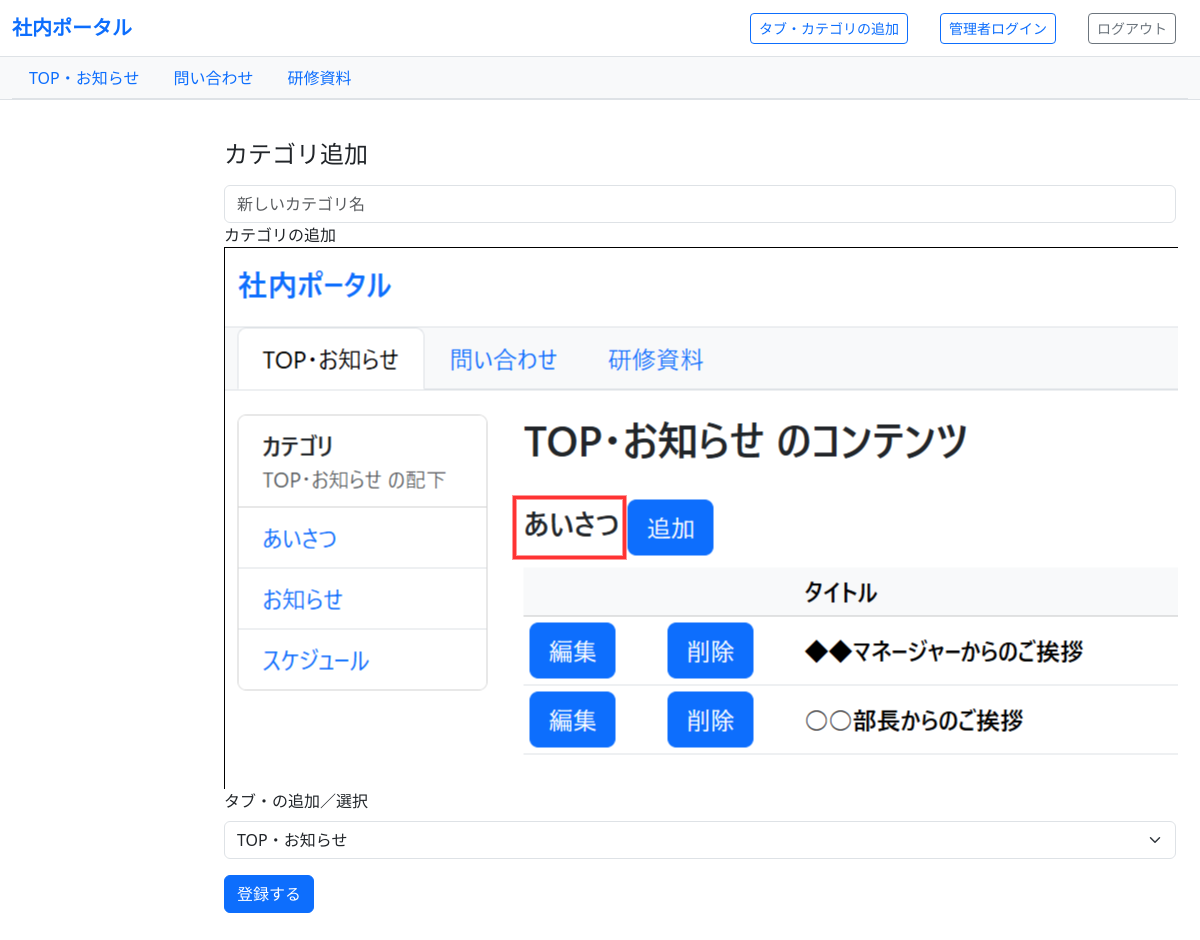
Screenshot of /category_add/ (signed in) with the database file from the repository.
### share/models.py (models this page shows, shortened)
class Category(models.Model):
    id = models.AutoField(primary_key=True)
    name = models.CharField(
        verbose_name="カテゴリ名",
        max_length=100
    )
    parent_id = models.PositiveIntegerField(
        db_column="親カテゴリ",
        null=True, blank=True,
    )
    class Meta:
        db_table = "カテゴリ"
        verbose_name = "カテゴリ"
        verbose_name_plural = "カテゴリ"

### share/views.py (the view)
# urls.py: path("category_add/", views.category_add, name="category_add"),
@login_required_custom
def category_add(request,):
    form = ContentCreateForm()
    template_name = "category_add.html"
    category = None
    top_categories = Category.objects.filter(parent_id__isnull=True)
    if request.method == "POST":
        form = ContentCreateForm(request.POST)
        form.category = category         # ← POSTデータをバインド
        if form.is_valid():                         # ← バリデーション
            obj = form.save(commit=False)           # ← まだDBに書かない
            obj.category = category           # ← URLのカテゴリを紐づける（DB問い合わせ不要）
            obj.save()                              # ← DBにINSERT
            return redirect("parent_contents_default")
        else : print("form errors", form.errors)
    else:
        form = ContentCreateForm()
    return render(request, template_name, {
        "form": form,
        "category": category,
        "top_categories": top_categories,
    })

### share/forms.py
class ContentCreateForm(forms.ModelForm):
    class Meta:
        model = Content
        fields = [
            "administrator",
            "title",
            "description",
            "updater_user_id",
            "file_url",
            "file_type",
        ]
        widgets = {
            "description": forms.Textarea(attrs={"rows": 3, "class": "form-control"}),
            "title": forms.TextInput(attrs={"class": "form-control"}),
            "file_url": forms.URLInput(attrs={"class": "form-control"}),
            "file_type": forms.TextInput(attrs={"class": "form-control"}),
            "updater_user_id": forms.NumberInput(attrs={"class": "form-control"}),
            "administrator": forms.Select(attrs={"class": "form-select"}),
        }

### share/context_processors.py (called while the page is built)
def parent_categories(request):
    return {
        "parent_categories": Category.objects.filter(parent_id__isnull=True).order_by("name")
    }

### share/views.py (called while the page is built)
def login_required_custom(view_func):
    @wraps(view_func)
    def _wrapped_view(request, *args, **kwargs):
        if request.user.is_authenticated:
            return view_func(request, *args, **kwargs)
        else:
            return HttpResponse('不正な操作です', status=401) #不正な操作
    return _wrapped_view

### share/templates/category_add.html (shortened to what this page needs)
{% extends "base.html" %}
{%  load static %}
{% block content %}
<div class="container my-4">
    <h1 class="h4 mb-3">カテゴリ追加</h1>
<form method="post" novalidate>
    <input type="text" name="new_category" id="id_new_category" class="form-control mt-2" placeholder="新しいカテゴリ名" >カテゴリの追加</input>
    {%  load static %}
    <img src="{% static 'img/category_image.png' %}" alt="カテゴリの追加">
<div class="mb-3">
    <label for="id_category" class="form-label">タブ・の追加／選択</label>
    <select name="category" class="form-select" id="id_category">
        {% for cat in top_categories %}
        <option value="{{cat.id}}"> {{cat.name}} </option>
        {% endfor %}
    </select>
</div>
<button type="submit" class="btn btn-primary">登録する</button>
</form>
</div>
{% endblock %}

### share/templates/base.html (shortened to what this page needs)
<!DOCTYPE html>
<html lang="ja">
<head>
  <link href="https://cdn.jsdelivr.net/npm/bootstrap@5.3.3/dist/css/bootstrap.min.css" rel="stylesheet">
</head>
<body>
  <nav class="navbar navbar-expand-lg navbar-light bg-white border-bottom sticky-top">
    <div class="container-fluid d-flex justify-content-between align-items-center">
      <a class="navbar-brand fw-bold text-primary" href="{% url 'parent_contents_default' %}">社内ポータル</a>
      <div class="d-flex gap-2">
        <div class="container-fluid">
          <form action="{% url 'category_add' %}" method="post">
            <input class="btn btn-outline-primary btn-sm" type="submit" value="タブ・カテゴリの追加">
          </form>
        </div>
        <div class="container-fluid">
          <form action="{% url 'login' %}" method="post">
            <input class="btn btn-outline-primary btn-sm" type="submit" value="管理者ログイン">
          </form>
        </div>
        <div class="container-fluid">
          <form action="{% url 'logout' %}" method="post">
            <input class="btn btn-outline-secondary btn-sm" type="submit" value="ログアウト">
          </form>
        </div>
      </div>
    </div>
  </nav>
  <div class="bg-light border-bottom">
    <div class="container-fluid">
      <ul class="nav nav-tabs">
        {% for cat in parent_categories %}
          <li class="nav-item">
            <a class="nav-link {% if parent and parent.id == cat.id %}active{% endif %}"
               href="{% url 'parent_contents' parent_id=cat.id %}">
              {{ cat.name }}
            </a>
          </li>
        {% empty %}
          <li class="nav-item text-muted small p-2">親カテゴリが未登録です</li>
        {% endfor %}
      </ul>
    </div>
  </div>
  <main class="container-fluid my-3">
    <div class="row">
      <aside class="col-12 col-md-3 col-lg-2 mb-3">
      </aside>
      <section class="col-12 col-md-9 col-lg-10">
        {% block content %}{% endblock %}
      </section>
    </div>
  </main>
</body>
</html>

### rows the page displays
Category: name "TOP・お知らせ"
Category: name "問い合わせ"
Category: name "研修資料"

### other values shown
form field category "TOP・お知らせ"
